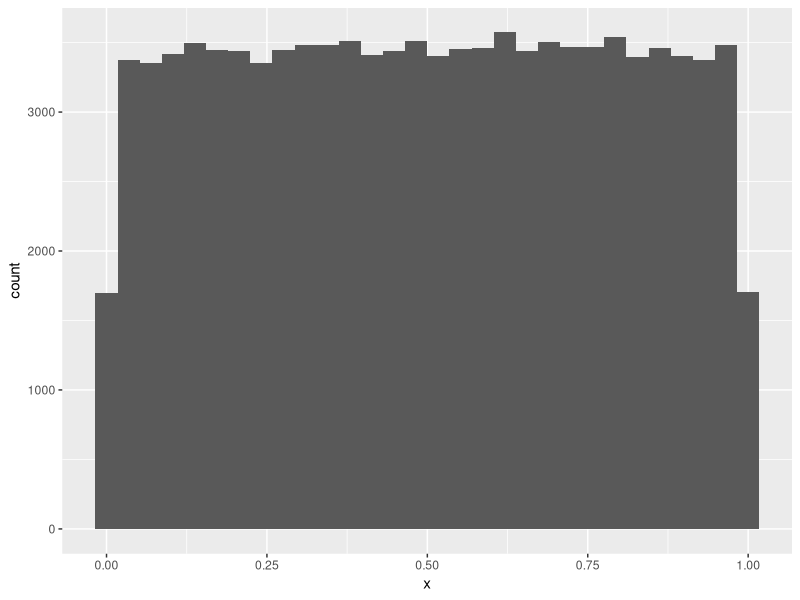
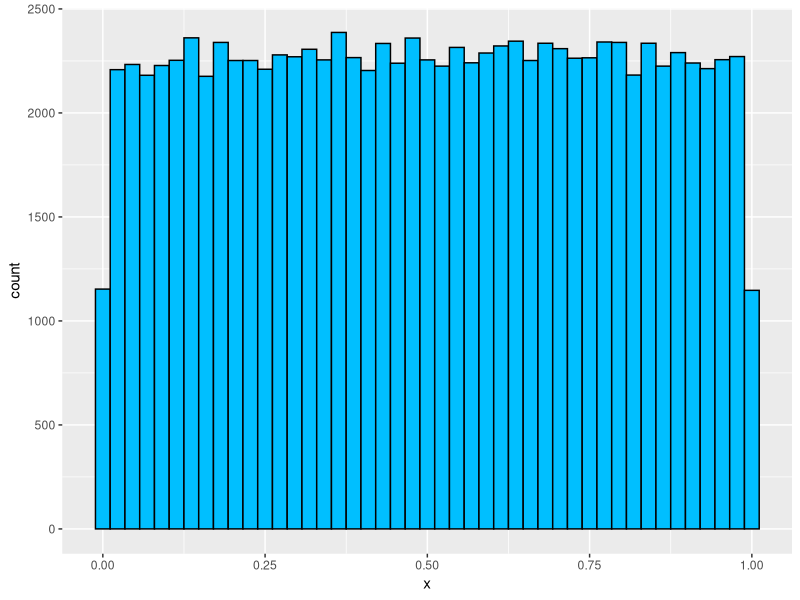
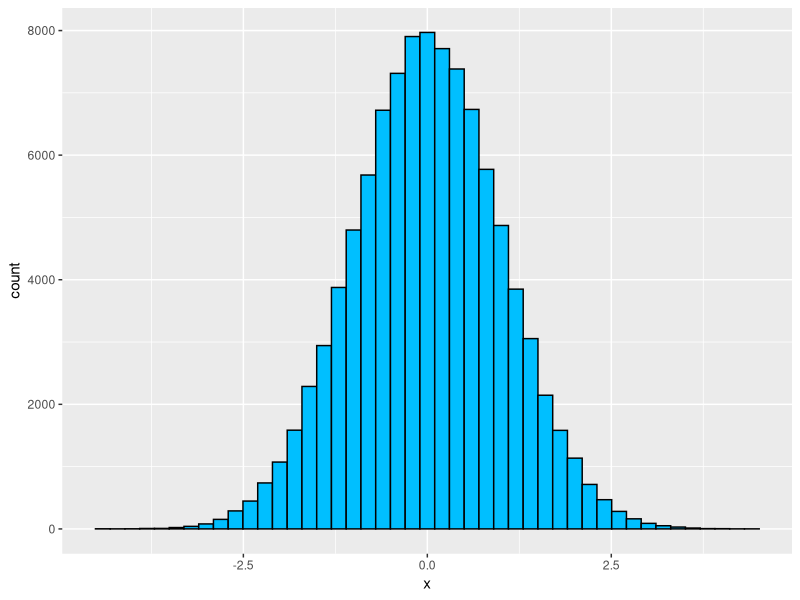
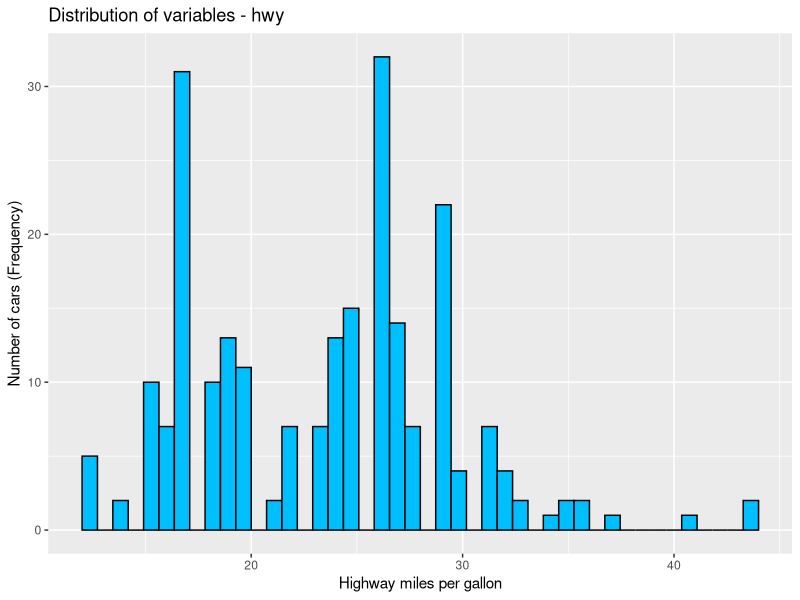
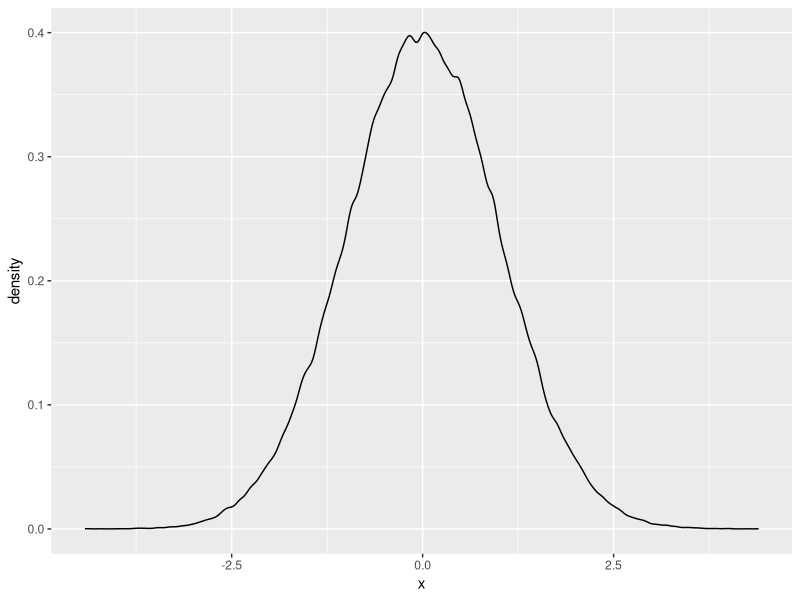
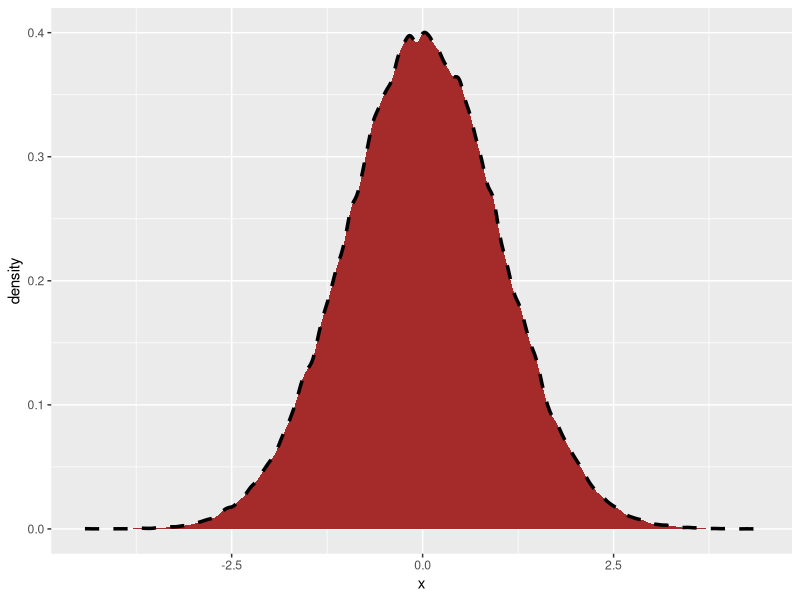
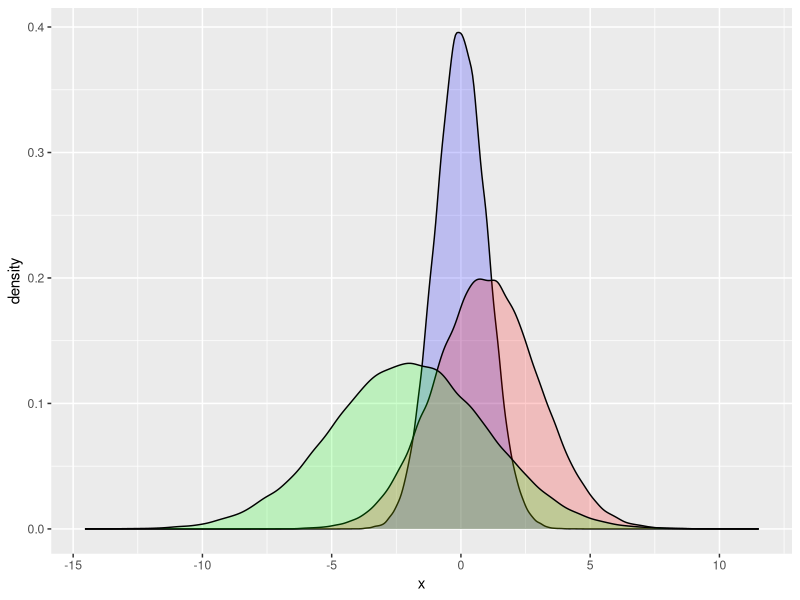
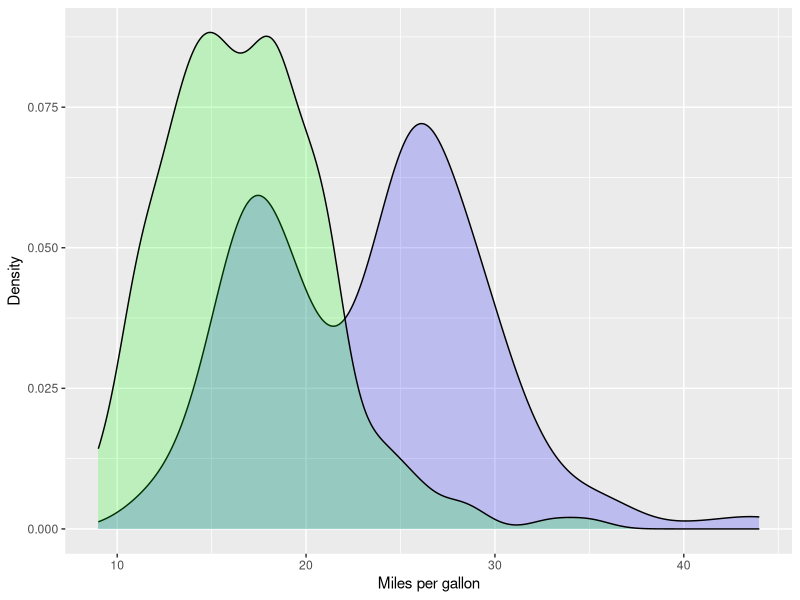

These charts were generated, in order, by the following R code: (Note: this script raises an error after producing the figures.)
# Remove previous objects:
rm(list = ls())
graphics.off()

# ------------------------------ Libraries ------------------------------
# install.packages("cowplot")
# install.packages("data.table")
# install.packages("dplyr")
# install.packages("feather")
# install.packages("forcats")
# install.packages("ggplot2")
# install.packages("hms")
# install.packages("languageserver")
# install.packages("lintr")
# install.packages("lubridate")
# install.packages("nycflights13")
# install.packages("readr")
# install.packages("readxl")
# install.packages("rio")
# install.packages("stringr")
# install.packages("tibble")
# install.packages("tidyr")
# install.packages("tidyverse")

# ------------------------------ Load Libraries ------------------------------
library(cowplot)
library(ggplot2)
library(tidyverse)

# ------------------------------ Data Visualization & ggplot2 ------------------------------
# Building Blocks - Plots Lyaers
# 1 - Data          -   The data to be plotted 
# 2 - Aesthetics    -   The scales on which the data is mapped (variables mapping: x, y, axis, color, shape, ...)
# 3 - Geometries    -   Shapes used to represent your data on the plot (line, plot, ...)
# 4 - Facets        -   Facets for creating subplots (splitting rows and columns)
# 5 - Statistics    -   Statistical models and summaries (to be added to the plot)
# 6 - Coordinates   -   Space used for plotting (which type of coordinate system)
# 7 - Theme         -   Design Elements, describing non-data ink of the plot

# ------------------------------ Histogram Plot ------------------------------
# Generate some random data with a uniform continuous distribution
set.seed(1235)
df.unif <- runif(n = 100000, min = 0, max = 1) %>%
    tibble(x = .)

                    # # A tibble: 100,000 × 1
                    #         x
                    #     <dbl>
                    #  1 0.243
                    #  2 0.515
                    #  3 0.0994
                    #  4 0.902
                    #  5 0.839
                    #  6 0.424
                    #  7 0.544
                    #  8 0.745
                    #  9 0.545
                    # 10 0.212
                    # # ℹ 99,990 more rows

ggplot(data = df.unif,
       mapping = aes(x = x)) + 
       geom_histogram()

df.unif %>%
    ggplot(aes(x = x)) +
    geom_histogram(bins = 45, 
                   color = "black",
                   fill = "deepskyblue")

# Normal continuous distribution (random numbers)
df.norm <- rnorm(n = 100000, mean = 0, sd = 1) %>%
    tibble(x = .)

df.norm %>%
    ggplot(aes(x = x)) +
    geom_histogram(bins = 45, 
                   color = "black",
                   fill = "deepskyblue")

# Cars dataset
mpg %>% 
    ggplot(aes(x = hwy)) +
    geom_histogram(bins = 45, 
                   color = "black",
                   fill = "deepskyblue") +
    xlab("Highway miles per gallon") + 
    ylab("Number of cars (Frequency)") +
    ggtitle("Distribution of variables - hwy")

# ------------------------------ Density Plot ------------------------------
df.norm %>%
    ggplot(aes(x = x)) +
    geom_density(adjust = 0.5)

# Line parameter
df.norm %>%
    ggplot(aes(x = x)) +
    geom_density(adjust = 0.5, 
                 size = 1.2,
                 linetype = "dashed",
                 color = "black",
                 fill = "brown")

# Visualize normally distributed variables (diff. distr. params.)
df.norm1 <- rnorm(n = 100000, mean = 0, sd = 1) %>%
    tibble(x = .)
df.norm2 <- rnorm(n = 100000, mean = 1, sd = 2) %>%
    tibble(x = .)
df.norm3 <- rnorm(n = 100000, mean = -2, sd = 3) %>%
    tibble(x = .)

ggplot() + 
    # First density
    geom_density(data = df.norm1, 
                 aes(x = x),
                 color = "black",
                 fill = "blue",
                 alpha = 0.2) +
    # Second density
    geom_density(data = df.norm2, 
                 aes(x = x),
                 color = "black",
                 fill = "red",
                 alpha = 0.2) +
    # Third density
    geom_density(data = df.norm3, 
                 aes(x = x),
                 color = "black",
                 fill = "green",
                 alpha = 0.2)

# Cars dataset
ggplot() + 
    # highway density
    geom_density(data = mpg, 
                 aes(x = hwy),
                 color = "black",
                 fill = "blue",
                 alpha = 0.2) +
    # city density 
    geom_density(data = mpg, 
                 aes(x = cty),
                 color = "black",
                 fill = "green",
                 alpha = 0.2) +
    xlab("Miles per gallon") +
    ylab("Density")

# How to export a figure
setwd("C:/Users/Laptop/Desktop/R - Tidyverse/Section 05 - Data visualize - ggplot2")
ggsave(filename = "./data/density_plot_mpg.png",
       plot = last_plot(),
       units = "cm", 
       width = 29, 
       height = 21, 
       dpi = 300)

# ------------------------------ Area Plot ------------------------------
# Bins - Statistics
df.norm %>%
    ggplot(aes(x = x)) +
    geom_area(stat = "bin",
              binwidth = 0.1)

# Cumulative distribution
df.norm <- rnorm(n = 1000,
                 mean = 0,
                 sd = 1) %>%
    tibble(x = .)

df.norm <- df.norm %>%
    arrange(x) %>%
    mutate(count = 1,
           y = cumsum(count),
           y = y / sum(count))

df.norm %>%
    ggplot(aes(x = x,
           y = y)) +
    geom_area(fill = "blue",
              color = "black")


# Add some standard deviations
df.norm %>%
    ggplot(aes(x = x,
           y = y)) +
    geom_area(fill = "blue",
              color = "black") +
    # Add some dashed lines to the area plot
    geom_vline(xintercept = -3,
               linetype = "dashed",
               size = 1) +
    geom_vline(xintercept = -2,
               linetype = "dashed",
               size = 1) +
    geom_vline(xintercept = -1,
               linetype = "dashed",
               size = 1) +
    geom_vline(xintercept = -0,
               linetype = "dashed",
               size = 1) +     
    geom_vline(xintercept = 1,
               linetype = "dashed",
               size = 1) +
    geom_vline(xintercept = 2,
               linetype = "dashed",
               size = 1) +
    geom_vline(xintercept = 3,
               linetype = "dashed",
               size = 1)

# Theoretical probabilities
tibble(x = seq(-3,3,1),
       probs = pnorm(q = x,
                     mean = 0,
                     sd = 1,
                     lower.tail = T))

# ------------------------------ Bar Plot ------------------------------
# Make some data
groups <- paste("groups", 1:4, sep = " ")
probs <- c(.2, .3, .4, .1)
sum(probs)
set.seed(123)
df.data <- sample(groups,
                  size = 1000,
                  replace = T,
                  prob = probs) %>%
    tibble(group = .)

# Bar plot - statistics = "count"
df.data %>%
    ggplot(aes(x = group)) +
    geom_bar(stat = "count")

# Bar plot - statistics = "identity"
df.data %>%
    # Count frequency
    group_by(group) %>%
    summarise(freq = n()) %>%
    ungroup() %>%
    # Plot
    ggplot(aes(x = group,
               y = freq)) +
    geom_bar(stat = "identity")

# Bar plot - statistics = "count" - with colors
df.data %>%
    ggplot(aes(x = group,
               fill = group)) +
    geom_bar(stat = "count")

# Bar plot - statistics = "count" - with manually selected colors
df.data %>%
    ggplot(aes(x = group,
               fill = group)) +
    geom_bar(stat = "count",
             color = "black") + 
    scale_fill_manual(values = c("red", "green", "blue", "gray"))

# Bar plot - statistics = "count" - with pallete colors
df.data %>%
    ggplot(aes(x = group,
               fill = group)) +
    geom_bar(stat = "count",
             color = "black") + 
    scale_fill_brewer(palette = 3)

# Bar plot - statistics = "count" - with viridis pallete colors
df.data %>%
    ggplot(aes(x = group,
               fill = group)) +
    geom_bar(stat = "count",
             color = "black") + 
    scale_fill_viridis_d(option = "magma")

# Bar plot - statistics = "identity" with viridis pallete colors and labels on top 
df.data %>%
    # Count frequency
    group_by(group) %>%
    summarise(freq = n()) %>%
    ungroup() %>%
    # Plot
    ggplot(aes(x = group,
               y = freq,
               fill = group)) +
    geom_bar(stat = "identity") + 
    # Viridis pallete colors
    scale_fill_viridis_d(option = "magma") +
    # Labels
    geom_text(aes(label = freq,
                  y = freq + 10),
              size = 10)

# Cars dataset 
mpg %>%
    # Count of cars
    group_by(manufacturer) %>%
    summarise(n = n()) %>%
    ungroup() %>%
    # Add percentages
    mutate(percentage = round(n / sum(n) * 100, 1),
           label = paste(n, " | ", percentage, "%", sep = "")) %>%
    # Order
    arrange(desc(n)) %>%
    # Add manufacturer as factor
    mutate(manufacturer = as.factor(manufacturer),
           manufactuer = fct_inorder(manufacturer)) %>%
    # Plot
    ggplot(aes(x = manufactuer,
               y = n,
               fill = manufactuer)) + 
    geom_bar(stat = "identity",
             show.legend = F,
             color = "black") +
    # Labels
    geom_text(aes(label = label,
                  y = n + 1),
              size = 4) +
    scale_fill_viridis_d(option = "inferno", direction = -1) + # Viridis pallete colors
    xlab("Car manufacturer") +
    ylab("Car count") + 
    ggtitle("Number of cars per each manufactuer")

# Save plot
ggsave(filename = "./data/cars_per_manufacturer.png",
       plot = last_plot(),
       units = "cm", 
       width = 29, 
       height = 21, 
       dpi = 500)

# ------------------------------ Scatter Plot ------------------------------
mpg %>%
    ggplot(aes(x = cty,
               y = hwy)) +
    geom_point(color = "red",
               size = 5,
               shape = 17) +   # Triangle points
    # Add regression line
    geom_smooth(method = "lm",
                se = T)

mpg %>%
    ggplot(aes(x = cty,
               y = hwy)) +
    geom_point() +
    # Add scales for the axis
    scale_x_continuous(breaks = seq(0,50,2.5),
                       limits = c(0,50)) +
    scale_y_continuous(breaks = seq(0,50,2.5),
                       limits = c(0,50))

# Diamonds dataset
set.seed(123)
df.diamonds <- diamonds %>%
    sample_n(size = 10000,
             replace = F)

df.diamonds %>%
    ggplot(aes(x = carat,
               y = price)) +
    geom_point()

# Include transparency
df.diamonds %>%
    ggplot(aes(x = carat,
               y = price)) +
    geom_point(size = 3,
               alpha = 1/5)

# Alter y-axis - Transform nonlinear trend to linear trend - Option 1: Square root transformation
df.diamonds %>%
    ggplot(aes(x = carat,
               y = price)) +
    geom_point() + 
    scale_y_sqrt()

# Alter y-axis - Transform nonlinear trend to linear trend - Option 2: log10() transformation
df.diamonds %>%
    ggplot(aes(x = carat,
               y = price)) +
    geom_point() + 
    scale_y_log10() +
    scale_x_log10()

# Add smoothing line - Auto detect 
df.diamonds %>%
    ggplot(aes(x = carat,
               y = price)) +
    geom_point() + 
    geom_smooth()

# ------------------------------ Bar Plot & Scatter Plot ------------------------------
# Stacked bar plot
mpg %>%
    ggplot(aes(x = manufacturer,
               fill = class)) +
    geom_bar(position = "stack",
             color = "black") +
    scale_fill_viridis_d()

# Dodge
mpg %>%
    ggplot(aes(x = manufacturer,
               fill = class)) +
    geom_bar(position = "dodge",
             color = "black") +
    scale_fill_viridis_d()

# Fill
mpg %>%
    ggplot(aes(x = manufacturer,
               fill = class)) +
    geom_bar(position = "fill",
             color = "black") +
    scale_fill_viridis_d()

# Scatter plot
mpg %>%
    ggplot(aes(x = manufacturer,
               y = class)) +
    geom_point(position = "jitter")

# Scatter plot - with colors
mpg %>%
    ggplot(aes(x = manufacturer,
               y = class,
               color = class)) +
    geom_point(position = "jitter") +
    scale_color_viridis_d()

# Diamonds plots
df.diamonds %>%
    ggplot(aes(x = color,
               fill = cut)) +
    geom_bar(position = "stack",
             color = "black") +
    scale_fill_viridis_d()

df.diamonds %>%
    ggplot(aes(x = color,
               y = cut,
               color = cut)) +
    geom_jitter(size = 2) +
    scale_fill_viridis_d()

# ------------------------------ Box Plot------------------------------
mpg %>%
    ggplot(aes(x = manufacturer,
               y = hwy)) + 
    geom_boxplot()

df.diamonds %>%
    ggplot(aes(x = color,
               y = price,
               fill = color)) +
    geom_boxplot() +
    scale_fill_viridis_d() +
    scale_y_log10()

# Tweak parameters of boxplot
mpg %>%
    ggplot(aes(x = class,
               y = hwy)) + 
    geom_boxplot(fill = "brown1",
                 outlier.colour = "blue",
                 outlier.size = 5,
                 size = 1.3)

# Modify theme layer
mpg %>%
    ggplot(aes(x = class,
               y = hwy)) + 
    geom_boxplot() + 
    # theme_bw()
    # theme_gray()
    # theme_classic()
    theme_classic()

# Custom theme
mpg %>%
    ggplot(aes(x = class,
               y = hwy,
               fill = class)) + 
    geom_boxplot() + 
    # Labels
    xlab("Class") + 
    ylab("Highway consumption") + 
    ggtitle("Car fuel consumption by class") + 
    # Theme layer
    theme(axis.text = element_text(size = 14),
          axis.title = element_text(size = 14),
          axis.title.x = element_text(margin = margin(t = 0, r = 20, b = 0, l = 0)),
          plot.title = element_text(size = 25, face = "bold", hjust = 0.5),
          legend.background = element_rect(fill = "grey",
                                           colour = "black",
                                           linetype = "dashed"))

# Save plot
ggsave(filename = "./data/cars_box_plot.png",
       plot = last_plot(),
       units = "cm", 
       width = 29, 
       height = 21, 
       dpi = 500)

# ------------------------------ Violin Plot------------------------------
mpg %>%
    ggplot(aes(x = manufacturer,
               y = hwy)) + 
    geom_violin(fill = "green",
                scale = "count")

# ------------------------------ Visualize Multiple Variables Using Only One Plot ------------------------------
# Facets divide a plot into subplots based on the values of one or more discrete (categorial) variables
# Facet is an object that creates many little graphics that are variations of a single graphic - facets are frames of frames
# Data is splitted into groups (facets) and data is plotted in their own plots using the same coordinate system.

# Facet Options:
# facet_wrap()          -   Wrap subplots into columns
# facet_grid()          -   Split plot according to rows and columns

# facet_wrap()
mpg %>%
    ggplot(aes(x = cty,
               y = hwy)) + 
    geom_jitter() +
    facet_wrap(vars(class),
               scales = "free")

# facet_grid()
mpg %>%
    ggplot(aes(x = cty,
               y = hwy)) + 
    geom_jitter() +
    facet_grid(rows = vars(class),
               scales = "free")

mpg %>%
    ggplot(aes(x = cty,
               y = hwy)) + 
    geom_jitter() +
    facet_grid(class ~ drv,
               scales = "free")

# Add multiple features
mpg %>%
    ggplot(aes(x = cty,
               y = hwy,
               size = cyl)) +
    geom_jitter() +
    scale_size(range = c(1,10))

mpg %>%
    ggplot(aes(x = cty,
               y = hwy,
               color = cyl)) +
    geom_jitter()

mpg %>%
    ggplot(aes(x = cty,
               y = hwy,
               color = class)) +
    geom_jitter()

mpg %>%
    ggplot(aes(x = cty,
               y = hwy,
               shape = class)) +
    geom_jitter()

# Final plot
df.diamonds %>%
    ggplot(aes(x = carat,
               y = price,
               color = cut)) +
    geom_jitter() +
    facet_grid(color ~ clarity,
               scales = "free",
               labeller = "label_both")

ggsave(filename = "./data/diamonds_facet_plot.png",
       plot = last_plot(),
       units = "cm", 
       width = 29, 
       height = 21, 
       dpi = 300)

# ------------------------------ Visualize Time Series ------------------------------
economics %>%
    ggplot(aes(x = date,
               y = unemploy)) +
    geom_line()

# Multiple time series - Wide table format
economics %>%
    ggplot(aes(x = date)) +
    # umemploy vs time
    geom_line(aes(y = unemploy), color = "red") + 
    # pce vs time
    geom_line(aes(y = pce), color = "blue") + 
    # psavert vs time
    geom_line(aes(y = psavert), color = "black") +
    scale_y_log10() 

# Multiple time series - Long table format
economics_long %>%
    ggplot(aes(x = date,
               y = value,
               group = variable,
               color = variable)) +
    geom_line()

economics_long %>%
    filter(variable != "pop") %>%
    ggplot(aes(x = date,
               y = value,
               group = variable,
               color = variable)) +
    geom_line() +
    scale_x_date(date_breaks = "5 years", date_labels = "%Y-%m")

# ------------------------------ Heatmaps ------------------------------
mpg %>%
    group_by(manufacturer, class) %>%
    summarise(cars = n()) %>%
    ungroup() %>%
    ggplot(aes(x = class,
               y = manufacturer,
               fill = cars)) +
    geom_tile() + 
    scale_fill_viridis_c(option = "magma")

mpg %>%
    group_by(manufacturer, class) %>%
    summarise(`hwy mean` = mean(hwy)) %>%
    ungroup() %>%
    ggplot(aes(x = class,
               y = manufacturer,
               fill = `hwy mean`)) +
    geom_tile() + 
    scale_fill_viridis_c(option = "magma")

# ------------------------------ Maps ------------------------------
# Crime map data
df.crime <- USArrests %>%
    mutate(region = str_to_lower(rownames(.))) %>%
    left_join(x = .,
              y = map_data("state"),
              by = "region")
# Map
df.crime %>%
    ggplot(aes(x = long,
               y = lat,
               group = group)) +
    geom_polygon(aes(fill = Assault),
                 color = "white") +
    scale_fill_viridis_c(option = "magma") +
    theme_minimal()

# ------------------------------ Sub Plots ------------------------------
p1 <- ggplot(mpg, aes(x = cty, y = hwy)) + geom_jitter()
p2 <- ggplot(mpg, aes(x = displ, y = hwy)) + geom_jitter()
p3 <- ggplot(mpg, aes(x = cyl, y = hwy)) + geom_jitter()
p4 <- ggplot(mpg, aes(x = drv, y = hwy)) + geom_jitter()
p5 <- ggplot(mpg, aes(x = trans, y = hwy)) + geom_jitter()
p6 <- ggplot(mpg, aes(x = class, y = hwy)) + geom_jitter()

# Create sub plots
plot_grid(p1, p2, p3, p4, labels = "AUTO")
plot_grid(p1, p2, p3, p4, labels = c("p1", "p2", "p3", "p4"))

# Alter configuration
plot_grid(p1, p2, p3, p4, p5, p6, nrow = 3, ncol = 2)
plot_grid(p1, p2, p3, p4, p5, p6, nrow = 1, ncol = 6)
